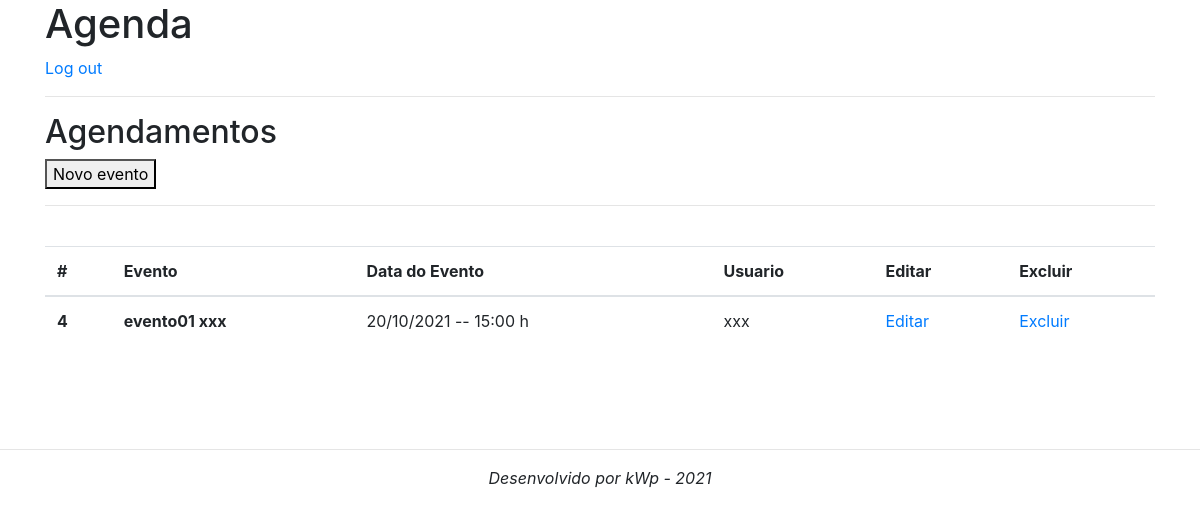
Page /agenda/ (signed in) on the committed database.
### core/models.py (models this page shows, shortened)
class Evento(models.Model):
    titulo = models.CharField(max_length=100)
    descricao = models.TextField(blank=True, null=True)
    data_evento = models.DateTimeField(verbose_name='Data do Evento')
    data_criacao = models.DateTimeField(auto_now=True)
    usuario = models.ForeignKey(User, on_delete=models.CASCADE)
    class Meta:                             # altera o nome da tabela de Coreevento para evento
        db_table = 'evento'
    def get_data_evento(self):
        return self.data_evento.strftime('%d/%m/%Y  --   %H:%M h')

### core/views.py (the view)
# urls.py: path('agenda/', views.Lista_eventos),
@login_required(login_url='/login/')
def Lista_eventos(request):
    usuario = request.user
    evento = Evento.objects.filter(usuario=usuario)
    dados = {'eventos':evento}
    return render(request,'agenda.html',dados)

### templates/agenda.html
{% extends "model-page.html" %}
{% block content %}
    <div class="container">
        <h2>Agendamentos</h2>
        <a href="evento/">
            <button type="button">Novo evento</button>
        </a>
        <hr>
        <br>
    </div>
    <div class="container">
        <table class="table">
            <thead>
                <tr>
                    <th scope="col">#</th>
                    <th scope="col">Evento</th>
                    <th scope="col">Data do Evento</th>
                    <th scope="col">Usuario</th>
                    <th scope="col">Editar</th>
                    <th scope="col">Excluir</th>
                </tr>
            </thead>
            <tbody>
            {% for evento in eventos %}
                <tr>
                    <th scope="row">{{ evento.id }}</th>
                    <th>{{ evento.titulo }}</th>
                    <td>{{ evento.get_data_evento }}</td>
                    <td>{{ evento.usuario }}</td>
                    <td><a href="evento/?id={{ evento.id }}">Editar</a></td>
                    <td><a href="evento/delete/{{ evento.id }}/">Excluir</a></td>
                </tr>
            {% endfor %}
            </tbody>
        </table>
    </div>
{% endblock %}

### rows in the picture
Evento: id "4", titulo "evento01 xxx", get_data_evento "20/10/2021 -- 15:00 h", usuario "xxx"
